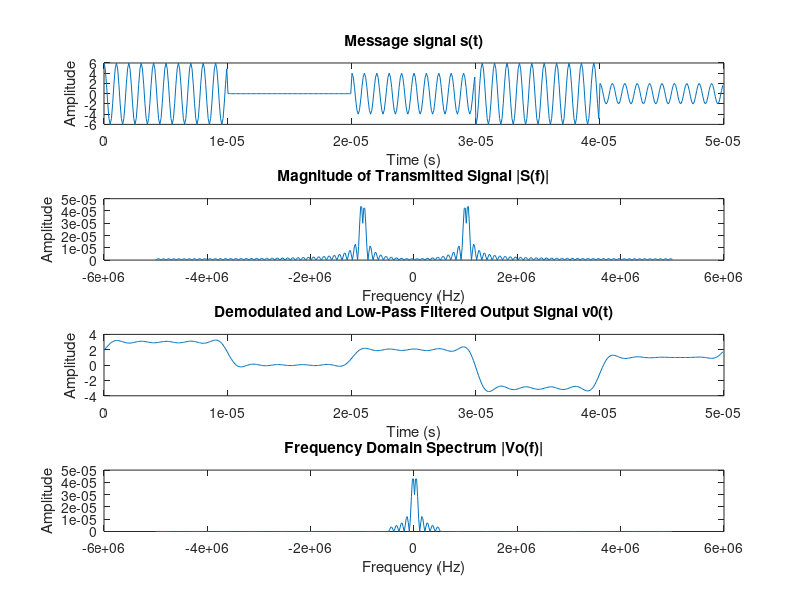

Recreate this plot in MATLAB. (Note: this script raises an error after producing the figure.)
close all
clear all
clc

fc = 1000e3;       % 1000 kHz carrier    
fs = 10 * fc;      % Sampling frequency (10 times higher than the highest frequency) 
dT = 1 / fs;
m = [6 0 4 -6 2];  % Message
fm = fc / 10;      % Message frequency (1/10 of carrier frequency)
t = 0 : 1 / fs : length(m) / fm - 1 / fs; % Time vector (s)

%% Message signal m(t)
xm = [];  % Message signal initiation
for ii = 1:length(m)
    xm = [xm m(ii) * ones(1, length(t) / length(m))];
end

%% Carrier signal
xc = cos(2 * pi * fc * t);  % Carrier signal

%% DSB-SC Modulation
s = xm .* xc;  % Modulated signal

figure(1)

% Transmitted message signal
subplot(4,1,1)
plot(t, s);
title('Message signal s(t)');
xlabel('Time (s)');
ylabel('Amplitude');

% Frequency domain of transmitted signal
S = fftshift(fft(s, length(s)) * dT);
W = linspace(-pi, pi, length(S)); % Digital angular frequency
w = W / dT; % Angular frequency (rad)
f = w / (2 * pi);  % Frequency (Hz)

subplot(4,1,2)
plot(f, abs(S));
title('Magnitude of Transmitted Signal |S(f)|');
xlabel('Frequency (Hz)');
ylabel('Amplitude');

%% Demodulation 
lo = cos(2 * pi * fc * t + pi / 3); % Local oscillator signal

v = s .* lo; % Demodulated signal
V = fftshift(fft(v, length(v)) * dT);

% Low pass filter
Hlp = zeros(size(f));
for jj = 1:length(f)
    if abs(f(jj)) < 500e3
        Hlp(jj) = 2;
    end
end

% Frequency domain demodulation 
V0 = Hlp .* V;

% Signal in time domain after filtering
v0 = ifft(ifftshift(V0)) / dT;

% Plotting results

% Time domain demodulated and low-pass filtered signal
subplot(4,1,3)
plot(t, v0);
title('Demodulated and Low-Pass Filtered Output Signal v0(t)');
xlabel('Time (s)');
ylabel('Amplitude');

% Corresponding frequency domain spectrum |Vo(f)|
subplot(4,1,4)
plot(f, abs(V0));
title('Frequency Domain Spectrum |Vo(f)|');
xlabel('Frequency (Hz)');
ylabel('Amplitude');

sgtitle('DSB-SC Modulation and Demodulation Process');
